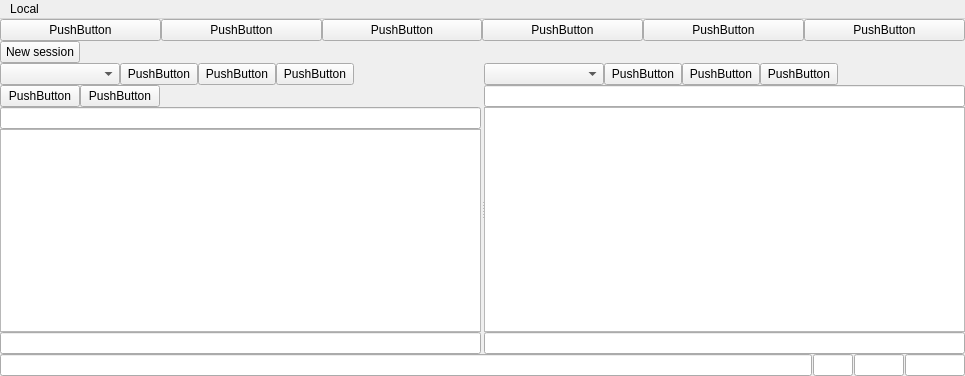
<?xml version="1.0" encoding="UTF-8"?>
<ui version="4.0">
 <class>MainWindow</class>
 <widget class="QMainWindow" name="MainWindow">
  <property name="geometry">
   <rect>
    <x>0</x>
    <y>0</y>
    <width>965</width>
    <height>376</height>
   </rect>
  </property>
  <property name="windowTitle">
   <string>MainWindow</string>
  </property>
  <widget class="QWidget" name="centralwidget">
   <layout class="QVBoxLayout" name="verticalLayout_7">
    <property name="spacing">
     <number>0</number>
    </property>
    <property name="leftMargin">
     <number>0</number>
    </property>
    <property name="topMargin">
     <number>0</number>
    </property>
    <property name="rightMargin">
     <number>0</number>
    </property>
    <property name="bottomMargin">
     <number>0</number>
    </property>
    <item>
     <layout class="QGridLayout" name="gridLayout_3">
      <item row="0" column="0">
       <widget class="QPushButton" name="pushButton_6">
        <property name="text">
         <string>PushButton</string>
        </property>
       </widget>
      </item>
      <item row="0" column="4">
       <widget class="QPushButton" name="pushButton_2">
        <property name="text">
         <string>PushButton</string>
        </property>
       </widget>
      </item>
      <item row="0" column="5">
       <widget class="QPushButton" name="pushButton">
        <property name="text">
         <string>PushButton</string>
        </property>
       </widget>
      </item>
      <item row="0" column="2">
       <widget class="QPushButton" name="pushButton_4">
        <property name="text">
         <string>PushButton</string>
        </property>
       </widget>
      </item>
      <item row="0" column="1">
       <widget class="QPushButton" name="pushButton_5">
        <property name="text">
         <string>PushButton</string>
        </property>
       </widget>
      </item>
      <item row="0" column="3">
       <widget class="QPushButton" name="pushButton_3">
        <property name="text">
         <string>PushButton</string>
        </property>
       </widget>
      </item>
     </layout>
    </item>
    <item>
     <layout class="QHBoxLayout" name="session_layout">
      <item>
       <widget class="QPushButton" name="new_session_button">
        <property name="sizePolicy">
         <sizepolicy hsizetype="Fixed" vsizetype="Fixed">
          <horstretch>0</horstretch>
          <verstretch>0</verstretch>
         </sizepolicy>
        </property>
        <property name="text">
         <string>New session</string>
        </property>
       </widget>
      </item>
      <item>
       <spacer name="horizontalSpacer_3">
        <property name="orientation">
         <enum>Qt::Horizontal</enum>
        </property>
        <property name="sizeHint" stdset="0">
         <size>
          <width>40</width>
          <height>20</height>
         </size>
        </property>
       </spacer>
      </item>
     </layout>
    </item>
    <item>
     <widget class="QSplitter" name="splitter">
      <property name="orientation">
       <enum>Qt::Horizontal</enum>
      </property>
      <property name="opaqueResize">
       <bool>true</bool>
      </property>
      <property name="handleWidth">
       <number>3</number>
      </property>
      <property name="childrenCollapsible">
       <bool>false</bool>
      </property>
      <widget class="QWidget" name="verticalLayoutWidget">
       <layout class="QVBoxLayout" name="verticalLayout_4">
        <property name="spacing">
         <number>0</number>
        </property>
        <item>
         <layout class="QHBoxLayout" name="horizontalLayout">
          <property name="spacing">
           <number>0</number>
          </property>
          <item>
           <widget class="QComboBox" name="local_driver_chooser">
            <property name="sizePolicy">
             <sizepolicy hsizetype="Expanding" vsizetype="Fixed">
              <horstretch>0</horstretch>
              <verstretch>0</verstretch>
             </sizepolicy>
            </property>
            <property name="maximumSize">
             <size>
              <width>120</width>
              <height>16777215</height>
             </size>
            </property>
           </widget>
          </item>
          <item>
           <widget class="QPushButton" name="pushButton_16">
            <property name="sizePolicy">
             <sizepolicy hsizetype="Fixed" vsizetype="Fixed">
              <horstretch>0</horstretch>
              <verstretch>0</verstretch>
             </sizepolicy>
            </property>
            <property name="maximumSize">
             <size>
              <width>78</width>
              <height>25</height>
             </size>
            </property>
            <property name="text">
             <string>PushButton</string>
            </property>
           </widget>
          </item>
          <item>
           <widget class="QPushButton" name="pushButton_17">
            <property name="sizePolicy">
             <sizepolicy hsizetype="Fixed" vsizetype="Fixed">
              <horstretch>0</horstretch>
              <verstretch>0</verstretch>
             </sizepolicy>
            </property>
            <property name="maximumSize">
             <size>
              <width>78</width>
              <height>25</height>
             </size>
            </property>
            <property name="text">
             <string>PushButton</string>
            </property>
           </widget>
          </item>
          <item>
           <widget class="QPushButton" name="pushButton_15">
            <property name="sizePolicy">
             <sizepolicy hsizetype="Fixed" vsizetype="Fixed">
              <horstretch>0</horstretch>
              <verstretch>0</verstretch>
             </sizepolicy>
            </property>
            <property name="maximumSize">
             <size>
              <width>78</width>
              <height>25</height>
             </size>
            </property>
            <property name="text">
             <string>PushButton</string>
            </property>
           </widget>
          </item>
          <item>
           <spacer name="horizontalSpacer">
            <property name="orientation">
             <enum>Qt::Horizontal</enum>
            </property>
            <property name="sizeHint" stdset="0">
             <size>
              <width>40</width>
              <height>20</height>
             </size>
            </property>
           </spacer>
          </item>
         </layout>
        </item>
        <item>
         <layout class="QVBoxLayout" name="verticalLayout_3">
          <property name="spacing">
           <number>0</number>
          </property>
          <item>
           <layout class="QHBoxLayout" name="horizontalLayout_5">
            <item>
             <widget class="QPushButton" name="edit">
              <property name="text">
               <string>PushButton</string>
              </property>
             </widget>
            </item>
            <item>
             <widget class="QPushButton" name="upload">
              <property name="text">
               <string>PushButton</string>
              </property>
             </widget>
            </item>
            <item>
             <spacer name="horizontalSpacer_4">
              <property name="orientation">
               <enum>Qt::Horizontal</enum>
              </property>
              <property name="sizeHint" stdset="0">
               <size>
                <width>40</width>
                <height>20</height>
               </size>
              </property>
             </spacer>
            </item>
           </layout>
          </item>
          <item>
           <widget class="QLineEdit" name="local_path_bar">
            <property name="readOnly">
             <bool>true</bool>
            </property>
           </widget>
          </item>
          <item>
           <widget class="QTreeView" name="local_TreeView"/>
          </item>
          <item>
           <widget class="QLineEdit" name="local_status_bar">
            <property name="readOnly">
             <bool>true</bool>
            </property>
           </widget>
          </item>
         </layout>
        </item>
       </layout>
      </widget>
      <widget class="QWidget" name="verticalLayoutWidget_2">
       <layout class="QVBoxLayout" name="verticalLayout_5">
        <property name="spacing">
         <number>0</number>
        </property>
        <item>
         <layout class="QHBoxLayout" name="horizontalLayout_2">
          <item>
           <widget class="QComboBox" name="comboBox_2">
            <property name="sizePolicy">
             <sizepolicy hsizetype="Expanding" vsizetype="Fixed">
              <horstretch>0</horstretch>
              <verstretch>0</verstretch>
             </sizepolicy>
            </property>
            <property name="maximumSize">
             <size>
              <width>120</width>
              <height>16777215</height>
             </size>
            </property>
           </widget>
          </item>
          <item>
           <widget class="QPushButton" name="pushButton_18">
            <property name="maximumSize">
             <size>
              <width>78</width>
              <height>25</height>
             </size>
            </property>
            <property name="text">
             <string>PushButton</string>
            </property>
           </widget>
          </item>
          <item>
           <widget class="QPushButton" name="pushButton_19">
            <property name="maximumSize">
             <size>
              <width>78</width>
              <height>25</height>
             </size>
            </property>
            <property name="text">
             <string>PushButton</string>
            </property>
           </widget>
          </item>
          <item>
           <widget class="QPushButton" name="pushButton_20">
            <property name="maximumSize">
             <size>
              <width>78</width>
              <height>25</height>
             </size>
            </property>
            <property name="text">
             <string>PushButton</string>
            </property>
           </widget>
          </item>
          <item>
           <spacer name="horizontalSpacer_2">
            <property name="orientation">
             <enum>Qt::Horizontal</enum>
            </property>
            <property name="sizeHint" stdset="0">
             <size>
              <width>40</width>
              <height>20</height>
             </size>
            </property>
           </spacer>
          </item>
         </layout>
        </item>
        <item>
         <layout class="QVBoxLayout" name="verticalLayout_6">
          <property name="spacing">
           <number>0</number>
          </property>
          <item>
           <widget class="QLineEdit" name="remote_path_bar">
            <property name="readOnly">
             <bool>true</bool>
            </property>
           </widget>
          </item>
          <item>
           <widget class="QTreeView" name="remote_TreeView"/>
          </item>
          <item>
           <widget class="QLineEdit" name="remote_status_bar">
            <property name="readOnly">
             <bool>true</bool>
            </property>
           </widget>
          </item>
         </layout>
        </item>
       </layout>
      </widget>
     </widget>
    </item>
    <item>
     <layout class="QHBoxLayout" name="horizontalLayout_3">
      <property name="spacing">
       <number>1</number>
      </property>
      <property name="sizeConstraint">
       <enum>QLayout::SetFixedSize</enum>
      </property>
      <item>
       <widget class="QLineEdit" name="lineEdit_6">
        <property name="readOnly">
         <bool>true</bool>
        </property>
       </widget>
      </item>
      <item>
       <widget class="QLineEdit" name="lineEdit_5">
        <property name="sizePolicy">
         <sizepolicy hsizetype="Fixed" vsizetype="Fixed">
          <horstretch>0</horstretch>
          <verstretch>0</verstretch>
         </sizepolicy>
        </property>
        <property name="maximumSize">
         <size>
          <width>40</width>
          <height>16777215</height>
         </size>
        </property>
        <property name="readOnly">
         <bool>true</bool>
        </property>
       </widget>
      </item>
      <item>
       <widget class="QLineEdit" name="lineEdit_7">
        <property name="maximumSize">
         <size>
          <width>50</width>
          <height>16777215</height>
         </size>
        </property>
        <property name="readOnly">
         <bool>true</bool>
        </property>
       </widget>
      </item>
      <item>
       <widget class="QLineEdit" name="lineEdit_8">
        <property name="maximumSize">
         <size>
          <width>60</width>
          <height>16777215</height>
         </size>
        </property>
        <property name="readOnly">
         <bool>true</bool>
        </property>
       </widget>
      </item>
     </layout>
    </item>
   </layout>
  </widget>
  <widget class="QMenuBar" name="menuBar">
   <property name="geometry">
    <rect>
     <x>0</x>
     <y>0</y>
     <width>965</width>
     <height>21</height>
    </rect>
   </property>
   <widget class="QMenu" name="menuLocal">
    <property name="title">
     <string>Local</string>
    </property>
   </widget>
   <addaction name="menuLocal"/>
  </widget>
 </widget>
 <resources/>
 <connections/>
</ui>
